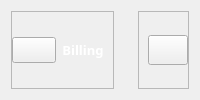
     <widget class="QWidget" name="HeaderBar" native="true">
      <layout class="QHBoxLayout" name="horizontalLayout">
       <item alignment="Qt::AlignLeft">
        <widget class="QFrame" name="frame">
         <property name="frameShape">
          <enum>QFrame::StyledPanel</enum>
         </property>
         <property name="frameShadow">
          <enum>QFrame::Raised</enum>
         </property>
         <layout class="QHBoxLayout" name="horizontalLayout_4">
          <property name="leftMargin">
           <number>0</number>
          </property>
          <item>
           <widget class="QPushButton" name="burgerButton">
            <property name="cursor">
             <cursorShape>PointingHandCursor</cursorShape>
            </property>
            <property name="styleSheet">
             <string notr="true">#burgerButton{
	padding: 5px;
}
#burgerButton:hover{
	background-color: rgb(18, 18, 18);
	border-radius: 10px;
}
#burgerButton:pressed{
	background-color: rgb(91, 91, 91);
}</string>
            </property>
            <property name="text">
             <string/>
            </property>
            <property name="icon">
             <iconset>
              <normaloff>resource/list.png</normaloff>resource/list.png</iconset>
            </property>
            <property name="iconSize">
             <size>
              <width>25</width>
              <height>25</height>
             </size>
            </property>
           </widget>
          </item>
          <item>
           <widget class="QLabel" name="label">
            <property name="font">
             <font>
              <family>Prompt</family>
              <pointsize>10</pointsize>
              <bold>true</bold>
             </font>
            </property>
            <property name="styleSheet">
             <string notr="true">color: #fff;</string>
            </property>
            <property name="text">
             <string>Billing</string>
            </property>
            <property name="alignment">
             <set>Qt::AlignCenter</set>
            </property>
           </widget>
          </item>
         </layout>
        </widget>
       </item>
       <item alignment="Qt::AlignRight">
        <widget class="QFrame" name="frame_2">
         <property name="frameShape">
          <enum>QFrame::StyledPanel</enum>
         </property>
         <property name="frameShadow">
          <enum>QFrame::Raised</enum>
         </property>
         <layout class="QHBoxLayout" name="horizontalLayout_3">
          <property name="rightMargin">
           <number>0</number>
          </property>
          <item>
           <widget class="QPushButton" name="switch_mode_btn">
            <property name="minimumSize">
             <size>
              <width>30</width>
              <height>30</height>
             </size>
            </property>
            <property name="toolTip">
             <string>&lt;html&gt;&lt;head/&gt;&lt;body&gt;&lt;p align=&quot;center&quot;&gt;&lt;span style=&quot; font-weight:600;&quot;&gt;Light Mode&lt;/span&gt;&lt;/p&gt;&lt;/body&gt;&lt;/html&gt;</string>
            </property>
            <property name="text">
             <string/>
            </property>
            <property name="icon">
             <iconset>
              <normaloff>../../.designer/backup/resource/dark-mode.png</normaloff>../../.designer/backup/resource/dark-mode.png</iconset>
            </property>
            <property name="iconSize">
             <size>
              <width>25</width>
              <height>25</height>
             </size>
            </property>
           </widget>
          </item>
         </layout>
        </widget>
       </item>
      </layout>
     </widget>
